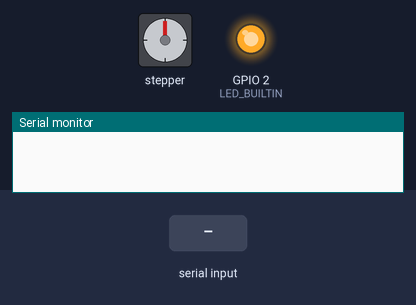
Recording of a sketch running on a simulated ESP32. Shown: stepper motor, output pins drawn as LEDs (lit = HIGH), the last lines printed to the serial monitor. Wiring (inferred from the names in the program): stepper motor driver (200 steps per turn assumed): step GPIO 25; direction GPIO 26. The test bench sets the inputs (shaded band). Nothing arrives over Bluetooth unless stated; pins used as bus, display or sensor lines are not drawn.

Above: at 1.2 s.
1.3 s: "N" received over the second serial link
At 1.7 s:
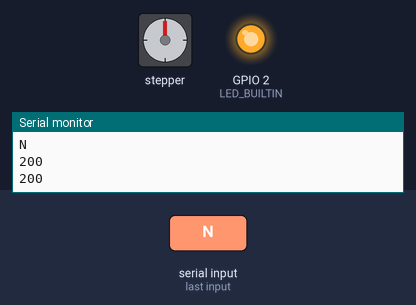
4.3 s: "0" received over the second serial link
At 5.0 s:
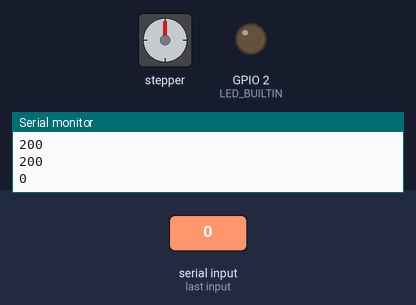
5.8 s: "S" received over the second serial link
At 6.2 s:
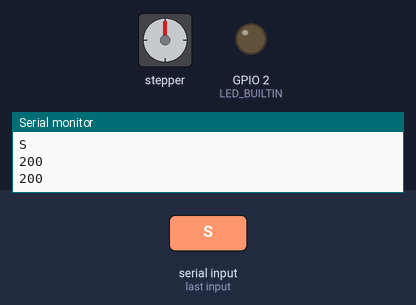
8.8 s: "n" received over the second serial link
At 11.7 s:
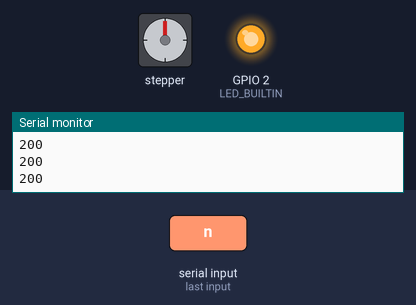
11.8 s: "N" received over the second serial link
Timing chart, 0 to 24.8 s (numbered marks = the images above; inputs shaded):
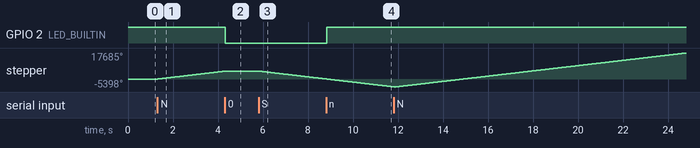

Measured:
- after the input at 1.3 s, stepper: keeps turning clockwise at about 1784°/s, starting at once
- after the input at 4.3 s, GPIO 2 (LED_BUILTIN): HIGH → LOW at once; stepper: goes on until 4.3 s, then stays 5400°
- after the input at 5.8 s, stepper: keeps turning counter-clockwise at about 1784°/s, starting at once
- after the input at 8.8 s, GPIO 2 (LED_BUILTIN): LOW → HIGH at once

The sketch:

Steeper_Controller.ino
```cpp
#include "pins.h"
#include "step.h"
#include "bluetooth.h"

void setup() {

  stepSetup();
  Serial.begin(115200);
  SerialBT.begin("Steepper Controller");
  pinMode(LED_BUILTIN, OUTPUT);

  digitalWrite(LED_BUILTIN, 1);
}

void loop() {

  BTloop();

  if (clockwise) {
    anticlockwise = false;
    stepRunClockwise();
  }

  if (anticlockwise) {
    clockwise = false;
    stepRunAntiClockwise();
  }
}
```

bluetooth.h
```cpp
#include <BluetoothSerial.h>


#define maxChar 32
char message[maxChar];
char readChar;
byte index1 = 0;
int i;

BluetoothSerial SerialBT;


void processBluetoothCommand(char command) {

  Serial.println(command);

  switch (command) {
    case '0':
      digitalWrite(LED_BUILTIN, 0);
      clockwise = false;
      anticlockwise = false;

      break;
    case 'n':
      digitalWrite(LED_BUILTIN, 1);

      break;
    case 'N':
      clockwise = true;
      break;
    case 'S':
      anticlockwise = true;

      break;
  }
}
void messageBluetoothCommand() {

  if (SerialBT.available()) {
    for (i = 0; i < 31; i++) {
      message[i] = '\0';
    }
    index1 = 0;
  }
  while (SerialBT.available() > 0) {
    if (index1 < (maxChar - 1)) {
      readChar = SerialBT.read();
      message[index1] = readChar;
      index1++;
      message[index1] = '\0';
    }
  }
  Serial.print(message);
}
void BTloop() {

  if (SerialBT.available()) {
    processBluetoothCommand(SerialBT.read());
  } else if (SerialBT.available()) {
    messageBluetoothCommand();
    Serial.println(SerialBT.read());
  }
}
```

step.h
```cpp
bool clockwise = false;
bool anticlockwise = false;

#define STEPS 200

void stepSetup() {

  pinMode(DIRpin, OUTPUT);
  pinMode(STEPpin, OUTPUT);
  pinMode(STEPpwrPIN, OUTPUT);
}

void stepRunClockwise() {
  digitalWrite(STEPpwrPIN, 1);  // turn steeper in Clockwise rotation

  digitalWrite(DIRpin, 1);  // turn steeper in Clockwise rotation
  Serial.println(STEPS);

  for (int x = 0; x < STEPS; x++) {
    digitalWrite(STEPpin, 1);
    delayMicroseconds(500);
    digitalWrite(STEPpin, 0);
    delayMicroseconds(500);
  }
  digitalWrite(STEPpwrPIN, 0);  // turn steeper in Clockwise rotation
}

void stepRunAntiClockwise() {
  digitalWrite(STEPpwrPIN, 1);  // turn steeper in Clockwise rotation

  digitalWrite(DIRpin, 0);  // turn steeper in Anti-clockwise rotation
  Serial.println(STEPS);
  for (int x = 0; x < STEPS; x++) {
    digitalWrite(STEPpin, 1);
    delayMicroseconds(500);
    digitalWrite(STEPpin, 0);
    delayMicroseconds(500);
  }
  digitalWrite(STEPpwrPIN, 0);  // turn steeper in Clockwise rotation
}
```

pins.h
```cpp
#define LED_BUILTIN 2

#define DIRpin  26
#define STEPpin 25
#define STEPpwrPIN 27
```
